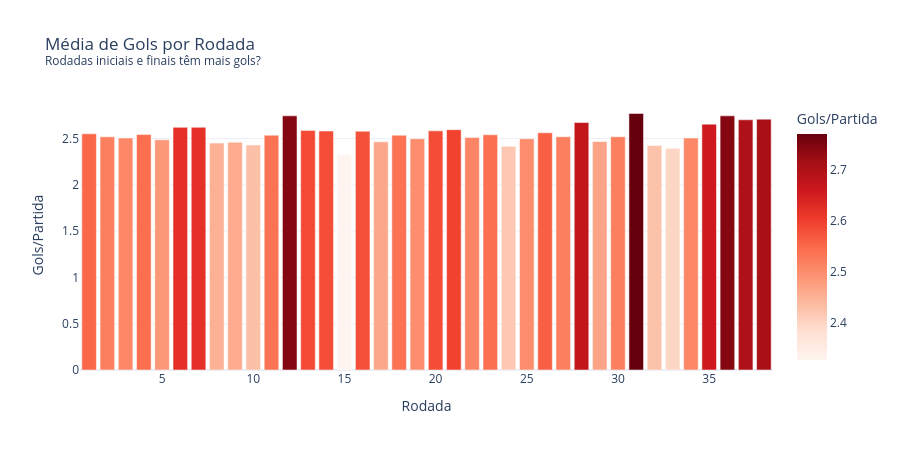

Notebook cell for this chart:
### Code cell
# Média de gols por rodada
gols_rodada = df[df["rodata"] <= 38].groupby("rodata")["total_gols"].mean().reset_index()

fig3 = px.bar(gols_rodada, x="rodata", y="total_gols",
              title="Média de Gols por Rodada<br><sup>Rodadas iniciais e finais têm mais gols?</sup>",
              labels={"rodata": "Rodada", "total_gols": "Gols/Partida"},
              color="total_gols",
              color_continuous_scale="Reds")
fig3.update_layout(template="plotly_white", width=900, height=450, showlegend=False)

fig3.show()
_path = "../charts/gols_por_rodada.html"
fig3.write_html(_path, include_plotlyjs="cdn")

# Add description
_desc = "Média de gols por rodada: a distribuição é relativamente uniforme ao longo do campeonato, sem tendência clara de aumento nas rodadas finais."
with open(_path) as f:
    html = f.read()
html = html.replace('<div>', f'<p style="text-align:center;color:#666;font-size:13px;font-family:sans-serif;margin:8px 0 0 0;">{_desc}</p>\n<div>', 1)
with open(_path, 'w') as f:
    f.write(html)

print("Gráfico exportado: charts/gols_por_rodada.html")

### Figure 1 — Plotly figure (JSON) as saved in the notebook; plotly's stock layout.template omitted (floating-point values rounded to 4 significant figures)
{"data": [{"hovertemplate": "Rodada=%{x}<br>Gols/Partida=%{marker.color}<extra></extra>", "legendgroup": "", "marker": {"color": [2.551, 2.518, 2.506, 2.543, 2.486, 2.62, 2.621, 2.451, 2.46, 2.43, 2.536, 2.745, 2.587, 2.581, 2.326, 2.579, 2.464, 2.536, 2.498, 2.583, 2.596, 2.511, 2.54, 2.417, 2.498, 2.562, 2.519, 2.672, 2.468, 2.519, 2.77, 2.426, 2.396, 2.506, 2.655, 2.745, 2.702, 2.709], "coloraxis": "coloraxis", "pattern": {"shape": ""}}, "name": "", "orientation": "v", "showlegend": false, "textposition": "auto", "type": "bar", "x": [1, 2, 3, 4, 5, 6, 7, 8, 9, 10, 11, 12, 13, 14, 15, 16, 17, 18, 19, 20, 21, 22, 23, 24, 25, 26, 27, 28, 29, 30, 31, 32, 33, 34, 35, 36, 37, 38], "xaxis": "x", "y": [2.551, 2.518, 2.506, 2.543, 2.486, 2.62, 2.621, 2.451, 2.46, 2.43, 2.536, 2.745, 2.587, 2.581, 2.326, 2.579, 2.464, 2.536, 2.498, 2.583, 2.596, 2.511, 2.54, 2.417, 2.498, 2.562, 2.519, 2.672, 2.468, 2.519, 2.77, 2.426, 2.396, 2.506, 2.655, 2.745, 2.702, 2.709], "yaxis": "y"}], "layout": {"barmode": "relative", "coloraxis": {"colorbar": {"title": {"text": "Gols/Partida"}}, "colorscale": [[0.0, "rgb(255,245,240)"], [0.125, "rgb(254,224,210)"], [0.25, "rgb(252,187,161)"], [0.375, "rgb(252,146,114)"], [0.5, "rgb(251,106,74)"], [0.625, "rgb(239,59,44)"], [0.75, "rgb(203,24,29)"], [0.875, "rgb(165,15,21)"], [1.0, "rgb(103,0,13)"]]}, "height": 450, "legend": {"tracegroupgap": 0}, "showlegend": false, "title": {"text": "Média de Gols por Rodada<br><sup>Rodadas iniciais e finais têm mais gols?</sup>"}, "width": 900, "xaxis": {"anchor": "y", "domain": [0.0, 1.0], "title": {"text": "Rodada"}}, "yaxis": {"anchor": "x", "domain": [0.0, 1.0], "title": {"text": "Gols/Partida"}}}}
